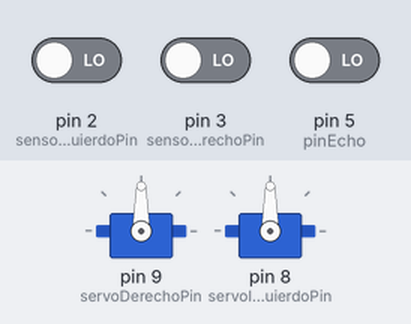
The sketch below on a simulated Arduino Uno, built with avr-gcc and run on an emulated ATmega328P. On the bench: 2 × servo. Inputs (shaded band) come from the test bench; at power-on: pin 2 (sensorIzquierdoPin) LOW, pin 3 (sensorDerechoPin) LOW, pin 5 (pinEcho) LOW.

Above: at 2.2 s.
2.3 s: pin 2 (sensorIzquierdoPin) driven HIGH
At 2.8 s:
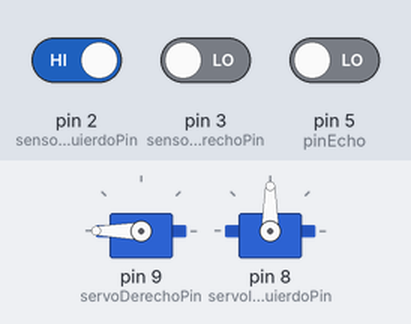
6.5 s: pin 2 (sensorIzquierdoPin) driven LOW
At 10.2 s:
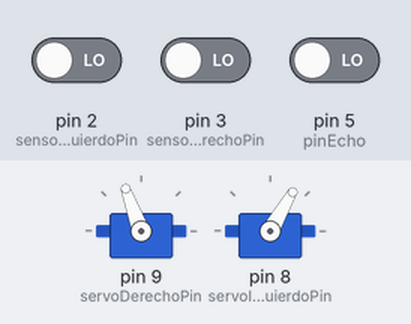
10.5 s: pin 3 (sensorDerechoPin) driven HIGH
At 14.8 s:
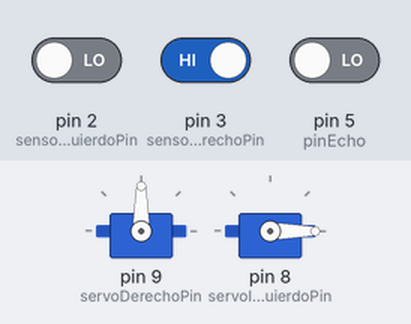
17.0 s: pin 3 (sensorDerechoPin) driven LOW
Timing chart, 0 to 20.0 s (numbered marks = the images above; inputs shaded):
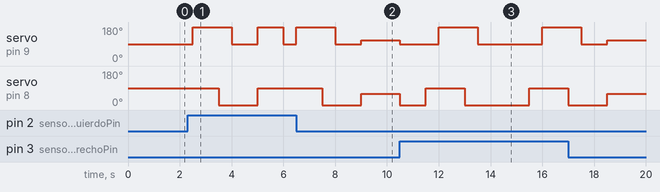

The sketch:

Ejercicio7.3.ino
```cpp
#include <Servo.h>

Servo servoIzquierdo;
Servo servoDerecho;

// Derecha
const int sensorDerechoPin = 3;
const int servoDerechoPin = 9;
// Izquierda
const int sensorIzquierdoPin = 2;
const int servoIzquierdoPin = 8;

const int BLANCO = LOW;
const int NEGRO = HIGH;

// Movimientos hacia delante
const int adelanteServoIzquierdo = 0;
const int adelanteServoDerecho = 180;

// Movimientos hacia detrás
const int atrasServoIzquierdo = 180;
const int atrasServoDerecho = 0;

// Parar el robot
const int pararServo = 90;

// Avanzar hacia la derecha lentamente
const int adelanteServoIzquierdoLentamente = 20;

// Resetear valores de giro
boolean resetearValores = true;

// Tiempo que tarda en buscar en linea
int tiempoEngirarEnEspiralBuscandoLinea;

// Variables y constantes giros
int giro;
unsigned long auxTiempoGiro;
const int GIRO_INICIAL = 10;
const int LIMITE_DE_GIRO = 40;
const int GIRO_INCREMENTAR = 5;
const int TIEMPO_INICIAL_DE_GIRO = 5000;
const int TIEMPO_INCREMENTADO_ENTRE_GIROS = 2000;

// Variables sensor ultrasonidos
const int pinTrig = 4;
const int pinEcho = 5;

//Distancia a la que el sensor empieza a detectar si hay algun obtaculo delante (centimetros).
const long DISTANCIA_SENSOR_ULTRASONIDOS = 20;
//Milisegundos entre que el sensor hace una medición y otra.
const int DELAY_SENSOR_ULTRASONIDOS = 50;
unsigned long tiempoUltimaComprobacion;

// Variables para el tiempo al esquivar un objeto
const int TIEMPO_PARADA = 500;
const int TIEMPO_GIRAR_IZQUIERDA = 1000;
const int TIEMPO_GIRAR_DERECHA = 1000;
const int TIEMPO_AVANZAR = 500; //


void setup() {
  pinMode(sensorDerechoPin, INPUT);
  servoDerecho.attach(servoDerechoPin);

  pinMode(sensorIzquierdoPin, INPUT);
  servoIzquierdo.attach(servoIzquierdoPin);

  pinMode(pinTrig, OUTPUT);
  pinMode(pinEcho, INPUT);

  getDistanciaSensorUltrasonidos();
}

void loop() {
   comprobarSiHayObstaculo();

  if (getSensorIzquierda() == BLANCO && getSensorDerecha() == NEGRO) {
    resetearValores = true;
    girarDerecha();
  }
  else if (getSensorIzquierda() == NEGRO && getSensorDerecha() == BLANCO) {
    resetearValores = true;
    girarIzquierda();
  }
  else if (getSensorIzquierda() == NEGRO && getSensorDerecha() == NEGRO) {
    resetearValores = true;
    avanzar();
  }
  else {
    girarEnEspiralBuscandoLinea();
  }
}

/* Hace que el robot gire hacía la derecha*/
void girarDerecha() {
  servoDerecho.write(pararServo);
  servoIzquierdo.write(adelanteServoIzquierdo);
}

/* Hace que el robot gire hacía la izquierda*/
void girarIzquierda() {
  servoDerecho.write(adelanteServoDerecho);
  servoIzquierdo.write(pararServo);
}

/* Hace que el robot avance hacía delante*/
void avanzar() {
  servoDerecho.write(adelanteServoDerecho);
  servoIzquierdo.write(adelanteServoIzquierdo);
}

/* Hace que el robot pare*/
void pararRobot() {
  servoIzquierdo.write(pararServo);
  servoDerecho.write(pararServo);
}

/* Devuelve el valor del sensor derecho según si detecta el color negro (linea) o no (blanco)*/
int getSensorDerecha() {
  return digitalRead(sensorDerechoPin);
}

/* Devuelve el valor del sensor izquierdo según si detecta el color negro (linea) o no (blanco)*/
int getSensorIzquierda() {
  return digitalRead(sensorIzquierdoPin);
}

/* El robot se mueve en espiral hasta que logre encontrar una linea */
void girarEnEspiralBuscandoLinea() {
  if (millis() - auxTiempoGiro > tiempoEngirarEnEspiralBuscandoLinea && giro + GIRO_INCREMENTAR <= LIMITE_DE_GIRO ) {
    auxTiempoGiro = millis();
    giro += GIRO_INCREMENTAR;
    tiempoEngirarEnEspiralBuscandoLinea += TIEMPO_INCREMENTADO_ENTRE_GIROS;
  }

  if (resetearValores) {
    auxTiempoGiro = millis();
    giro = GIRO_INICIAL;
    tiempoEngirarEnEspiralBuscandoLinea = TIEMPO_INICIAL_DE_GIRO;
    resetearValores = false;
  }

  /* Le indica al robot que avanze en espiral, en sentido antihorario. */
  girarDerechaLentamente();
}

/* Hace que el robot gire hacía la derecha lentamente*/
void girarDerechaLentamente() {
  servoIzquierdo.write(adelanteServoIzquierdoLentamente);
  servoDerecho.write(pararServo+giro);
}

/* Comprueba si hay un obtaculo delante del robot. */
void comprobarSiHayObstaculo() {
  if (millis() - tiempoUltimaComprobacion >= DELAY_SENSOR_ULTRASONIDOS) {
     tiempoUltimaComprobacion = millis();
     if (getDistanciaSensorUltrasonidos() <= DISTANCIA_SENSOR_ULTRASONIDOS) {
         esquivar();
     }
  }
}

/* Esquiva el obstáculo que tiene delante. */
void esquivar() {
  pararRobot();
  delay(TIEMPO_PARADA);
  girarIzquierda();
  delay(TIEMPO_GIRAR_IZQUIERDA);
  avanzar();
  delay(TIEMPO_AVANZAR);
  girarDerecha();
  delay(TIEMPO_GIRAR_DERECHA);

  // Mientras no encuentre línea, se mueve hacia la derecha ligeramente
  servoIzquierdo.write(60);
  servoDerecho.write(110);
  while (getSensorIzquierda() == BLANCO && getSensorDerecha() == BLANCO);
}

long getDistanciaSensorUltrasonidos() {
  digitalWrite(pinTrig, LOW);
  delayMicroseconds(6);

  digitalWrite(pinTrig, HIGH);
  delayMicroseconds(12);

  long tiempo = pulseIn(pinEcho, HIGH);

  long distancia = int(0.01716 * tiempo);
  //Serial.println("Distancia sensor ultrasonidos: " + String(distancia) + "cm");

  return distancia;
}
```

Measured:
- after the input at 10.5 s, servo on pin 9 (servoDerechoPin): 110° → 90° at once, → 180° 1.5 s later, → 90° 1.5 s later, → 180° 2.5 s later; servo on pin 8 (servoIzquierdoPin): 60° → 0° at once, → 90° 1.0 s later, → 0° 1.5 s later, → 90° 2.5 s later
